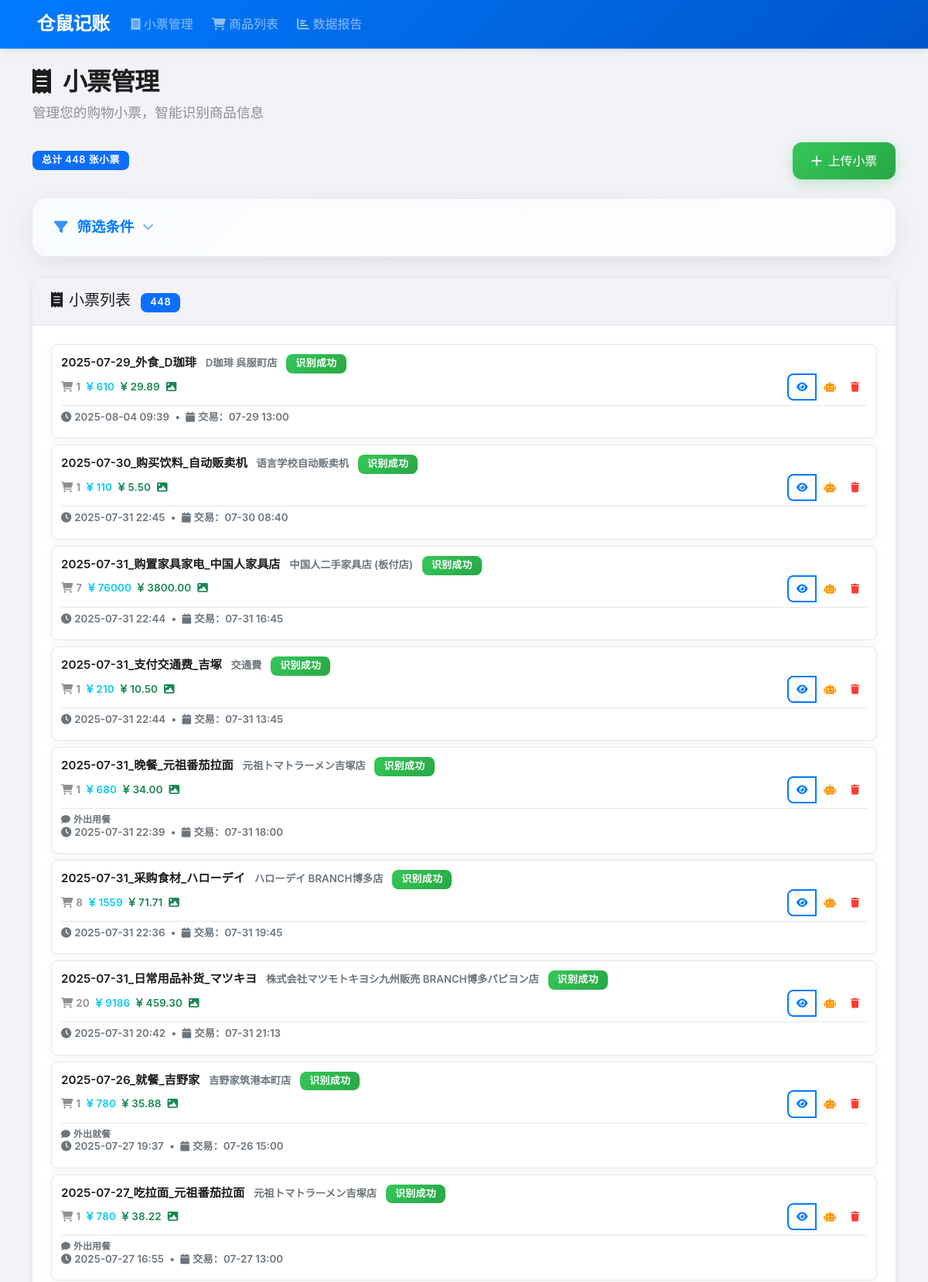
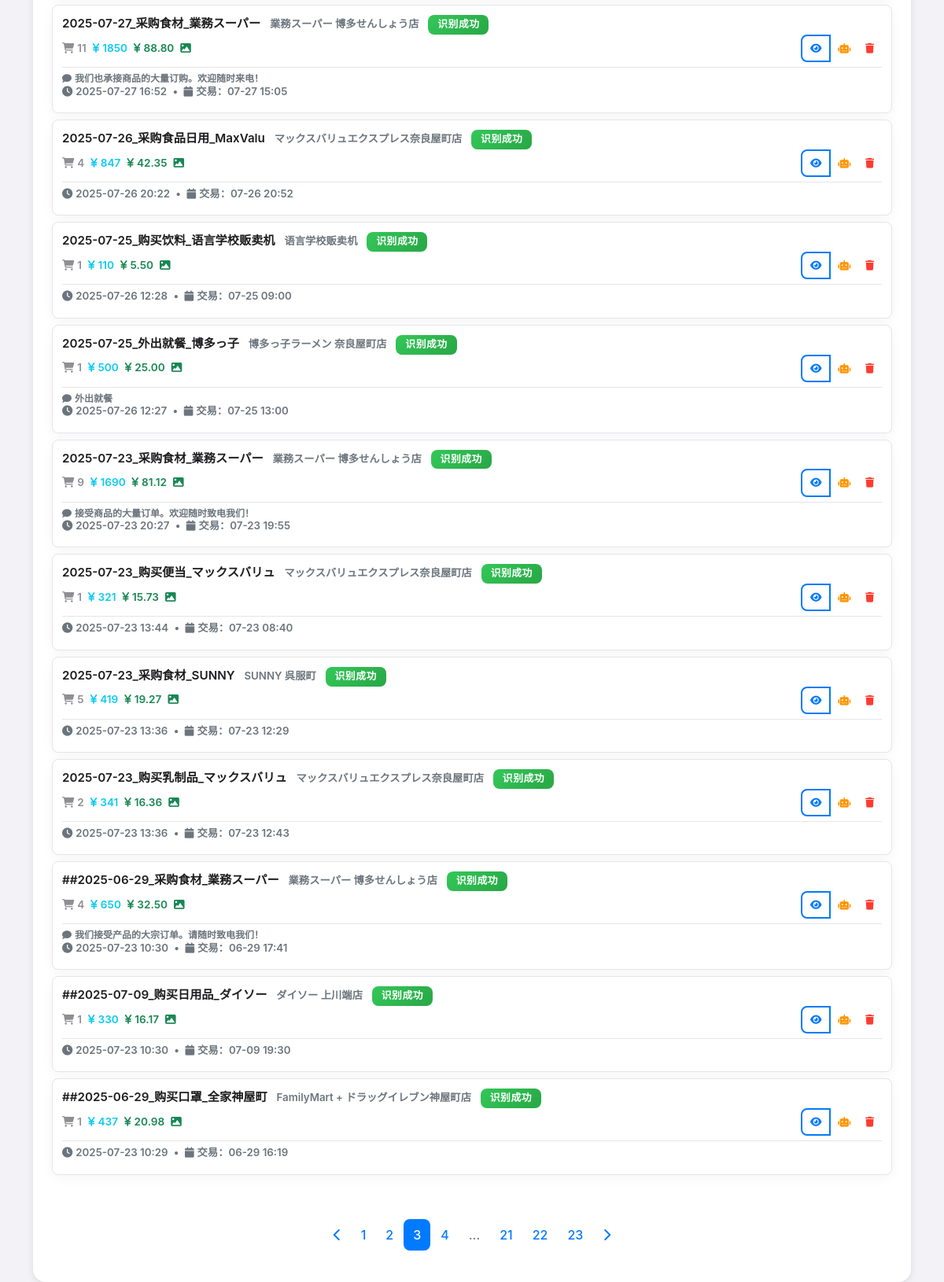
/receipts?page=3&search=&status=&sort_by=created_at&order=desc, run on the app's committed database (2 pictures, top to bottom).
### app/models.py (models this page shows, shortened)
class Receipt(db.Model):
    __tablename__ = "receipts"
    id: Mapped[int] = mapped_column(Integer, primary_key=True)
    name: Mapped[str] = mapped_column(
        String(255), nullable=False, default="未命名小票"
    )  # 将长度扩展到255以支持AI生成的文件名
    image_filename: Mapped[Optional[str]] = mapped_column(String(255), nullable=True)
    text_description: Mapped[Optional[str]] = mapped_column(String, nullable=True)
    notes: Mapped[Optional[str]] = mapped_column(String, nullable=True)
    exchange_rate: Mapped[Optional[float]] = mapped_column(Float, nullable=True)
    store_name: Mapped[Optional[str]] = mapped_column(
        String(100), nullable=True
    )  # 店铺名称
    store_category: Mapped[Optional[str]] = mapped_column(
        String(50), nullable=True
    )  # 店铺分类
    created_at: Mapped[datetime] = mapped_column(DateTime, default=datetime.utcnow)
    transaction_time: Mapped[Optional[datetime]] = mapped_column(
        DateTime, nullable=True
    )
    updated_at: Mapped[datetime] = mapped_column(
        DateTime, default=datetime.utcnow, onupdate=datetime.utcnow
    )
    status: Mapped[RecognitionStatus] = mapped_column(
        Enum(RecognitionStatus), default=RecognitionStatus.PENDING, nullable=False
    )
    items: Mapped[List["Item"]] = relationship(
        "Item", back_populates="receipt", cascade="all, delete-orphan"
    )

### app/frontend.py (the view)
@frontend_bp.route("/receipts")
def receipt_list():
    receipts, pagination = ReceiptService.get_all_receipts(request.args)
    return render_template(
        "receipt_list.html", receipts=receipts, pagination=pagination
    )

### app/templates/receipt_list.html (shortened to what this page needs)
{% extends "base.html" %}
{% block content %}
<div class="mb-4">
    <h1 class="page-title"><i class="fas fa-receipt me-3"></i>小票管理</h1>
    <p class="page-subtitle">管理您的购物小票，智能识别商品信息</p>
    <div class="d-flex justify-content-between align-items-center">
        <div class="d-flex align-items-center">
            <span class="badge bg-primary me-2">总计 {{ pagination.total }} 张小票</span>
        </div>
        <button class="btn btn-success" data-bs-toggle="modal" data-bs-target="#uploadModal">
            <i class="fas fa-plus me-2"></i>上传小票
        </button>
    </div>
</div>
<div class="filter-section">
    <div class="filter-header">
        <button class="filter-toggle-btn" type="button" data-bs-toggle="collapse" data-bs-target="#filterCollapse"
                aria-expanded="false" aria-controls="filterCollapse">
            <i class="fas fa-filter"></i>
            <span>筛选条件</span>
            <i class="fas fa-chevron-down" id="filterToggleIcon"></i>
        </button>
    </div>
</div>
{% if receipts %}
<div class="card">
    <div class="card-header d-flex justify-content-between align-items-center">
        <h5 class="mb-0">
            <i class="fas fa-receipt me-2"></i>小票列表
            <span class="badge bg-primary ms-2">{{ pagination.total }}</span>
        </h5>
    </div>
    <div class="card-body">
        <div class="row g-2" id="receiptGrid">
            {% for receipt in receipts %}
            <div class="col-12">
                <div class="item-compact receipt-item-compact">
                    <div class="item-name-compact">
                        <span class="receipt-title">{{ receipt.name }}</span>
                        {% if receipt.store_name %}
                        <span class="text-muted ms-2 small">{{ receipt.store_name }}</span>
                        {% endif %}
                        <span class="badge bg-{{ 'success' if receipt.status.value == '识别成功'
                                              else 'warning' if receipt.status.value in ['待处理', '正在识别']
                                              else 'danger' }} ms-2">
                            {{ receipt.status.value }}
                        </span>
                    <div class="item-details-compact">
                        <div class="item-price-compact">
                            <span class="stat-item">
                                <i class="fas fa-shopping-cart me-1"></i>{{ receipt.items|length }}
                            </span>
                            {% set total_yen = receipt.items|map(attribute='price_jpy')|select|sum %}
                            {% set total_rmb = receipt.items|map(attribute='price_cny')|select|sum %}
                            {% if total_yen and total_yen > 0 %}
                            <span class="stat-item text-info">
                                <i class="fas fa-yen-sign me-1"></i>{{ "%.0f"|format(total_yen) }}
                            </span>
                            {% endif %}
                            {% if total_rmb and total_rmb > 0 %}
                            <span class="stat-item text-success">
                                <i class="fas fa-rmb me-1"></i>{{ "%.2f"|format(total_rmb) }}
                            </span>
                            {% endif %}
                            <span class="stat-item">
                                {% if receipt.image_filename %}
                                <i class="fas fa-image text-success me-1"></i>
                                {% else %}
                                <i class="fas fa-file-text text-muted me-1"></i>
                                {% endif %}
                            </span>
                        </div>
                        <div class="btn-group btn-group-sm">
                            <a href="{{ url_for('frontend.receipt_detail', receipt_id=receipt.id) }}"
                               class="btn btn-outline-primary" title="查看详情">
                                <i class="fas fa-eye"></i>
                            </a>
                            <button class="btn btn-outline-warning"
                                    onclick="reprocessReceipt({{ receipt.id }})" title="重新识别">
                                <i class="fas fa-robot"></i>
                            </button>
                            <button class="btn btn-outline-danger"
                                    onclick="deleteReceipt({{ receipt.id }})" title="删除">
                                <i class="fas fa-trash"></i>
                            </button>
                        </div>
                    </div>
                    <div class="receipt-meta-compact">
                        {% if receipt.notes %}
                        <div class="receipt-notes-compact text-muted">
                            <i class="fas fa-comment me-1"></i>{{ receipt.notes[:30] }}{% if receipt.notes|length > 30 %}...{% endif %}
                        </div>
                        {% endif %}
                    </div>
                    <div class="receipt-source-compact">
                        <div class="small text-muted">
                            <i class="fas fa-clock me-1"></i>{{ receipt.created_at.strftime('%Y-%m-%d %H:%M') }}
                            {% if receipt.transaction_time %}
                            <span class="mx-1">•</span>
                            <i class="fas fa-calendar me-1"></i>交易：{{ receipt.transaction_time.strftime('%m-%d %H:%M') }}
                            {% endif %}
                        </div>
                    </div>
                </div>
            </div>
            {% endfor %}
        </div>
{% if pagination.pages > 1 %}
<div class="d-flex justify-content-center mt-4">
    <nav aria-label="小票列表分页" id="paginationNav">
        <ul class="pagination">
            {% if pagination.page > 1 %}
            <li class="page-item">
                <a class="page-link" href="{{ url_for('frontend.receipt_list',
                    page=pagination.page-1,
                    search=request.args.get('search', ''),
                    status=request.args.get('status', ''),
                    sort_by=request.args.get('sort_by', 'created_at'),
                    order=request.args.get('order', 'desc')) }}">
                    <i class="fas fa-chevron-left"></i>
                </a>
            </li>
            {% endif %}
            {% for page_num in range(1, pagination.pages + 1) %}
                {% if page_num == pagination.page %}
                <li class="page-item active">
                    <span class="page-link">{{ page_num }}</span>
                </li>
                {% elif page_num <= 3 or page_num > pagination.pages - 3 or (page_num >= pagination.page - 1 and page_num <= pagination.page + 1) %}
                <li class="page-item">
                    <a class="page-link" href="{{ url_for('frontend.receipt_list',
                        page=page_num,
                        search=request.args.get('search', ''),
                        status=request.args.get('status', ''),
                        sort_by=request.args.get('sort_by', 'created_at'),
                        order=request.args.get('order', 'desc')) }}">{{ page_num }}</a>
                </li>
                {% elif page_num == 4 or page_num == pagination.pages - 3 %}
                <li class="page-item disabled">
                    <span class="page-link">...</span>
                </li>
                {% endif %}
            {% endfor %}
            {% if pagination.page < pagination.pages %}
            <li class="page-item">
                <a class="page-link" href="{{ url_for('frontend.receipt_list',
                    page=pagination.page+1,
                    search=request.args.get('search', ''),
                    status=request.args.get('status', ''),
                    sort_by=request.args.get('sort_by', 'created_at'),
                    order=request.args.get('order', 'desc')) }}">
                    <i class="fas fa-chevron-right"></i>
                </a>
            </li>
            {% endif %}
        </ul>
    </nav>
</div>
{% endif %}
    </div>
</div>
{% endif %}
{% endblock %}

### data on the page
Receipt: name "2025-07-29_外食_D珈琲", store_name "D珈琲 呉服町店", status.value "识别成功", items|length "1", total_yen "610", total_rmb "29.89", created_at "2025-08-04 09:39", transaction_time "07-29 13:00"
Receipt: name "2025-07-30_购买饮料_自动贩卖机", store_name "语言学校自动贩卖机", status.value "识别成功", items|length "1", total_yen "110", total_rmb "5.50", created_at "2025-07-31 22:45", transaction_time "07-30 08:40"
Receipt: name "2025-07-31_购置家具家电_中国人家具店", store_name "中国人二手家具店 (板付店)", status.value "识别成功", items|length "7", total_yen "76000", total_rmb "3800.00", created_at "2025-07-31 22:44", transaction_time "07-31 16:45"
Receipt: name "2025-07-31_支付交通费_吉塚", store_name "交通費", status.value "识别成功", items|length "1", total_yen "210", total_rmb "10.50", created_at "2025-07-31 22:44", transaction_time "07-31 13:45"
Receipt: name "2025-07-31_晚餐_元祖番茄拉面", store_name "元祖トマトラーメン吉塚店", status.value "识别成功", items|length "1", total_yen "680", total_rmb "34.00", notes "外出用餐", created_at "2025-07-31 22:39", transaction_time "07-31 18:00"
Receipt: name "2025-07-31_采购食材_ハローデイ", store_name "ハローデイ BRANCH博多店", status.value "识别成功", items|length "8", total_yen "1559", total_rmb "71.71", created_at "2025-07-31 22:36", transaction_time "07-31 19:45"
Receipt: name "2025-07-31_日常用品补货_マツキヨ", store_name "株式会社マツモトキヨシ九州販売 BRANCH博多パピヨン店", status.value "识别成功", items|length "20", total_yen "9186", total_rmb "459.30", created_at "2025-07-31 20:42", transaction_time "07-31 21:13"
Receipt: name "2025-07-26_就餐_吉野家", store_name "吉野家筑港本町店", status.value "识别成功", items|length "1", total_yen "780", total_rmb "35.88", notes "外出就餐", created_at "2025-07-27 19:37", transaction_time "07-26 15:00"
Receipt: name "2025-07-27_吃拉面_元祖番茄拉面", store_name "元祖トマトラーメン吉塚店", status.value "识别成功", items|length "1", total_yen "780", total_rmb "38.22", notes "外出用餐", created_at "2025-07-27 16:55", transaction_time "07-27 13:00"
Receipt: name "2025-07-27_采购食材_業務スーパー", store_name "業務スーパー 博多せんしょう店", status.value "识别成功", items|length "11", total_yen "1850", total_rmb "88.80", notes "我们也承接商品的大量订购。欢迎随时来电！", created_at "2025-07-27 16:52", transaction_time "07-27 15:05"
Receipt: name "2025-07-26_采购食品日用_MaxValu", store_name "マックスバリュエクスプレス奈良屋町店", status.value "识别成功", items|length "4", total_yen "847", total_rmb "42.35", created_at "2025-07-26 20:22", transaction_time "07-26 20:52"
Receipt: name "2025-07-25_购买饮料_语言学校贩卖机", store_name "语言学校贩卖机", status.value "识别成功", items|length "1", total_yen "110", total_rmb "5.50", created_at "2025-07-26 12:28", transaction_time "07-25 09:00"
Receipt: name "2025-07-25_外出就餐_博多っ子", store_name "博多っ子ラーメン 奈良屋町店", status.value "识别成功", items|length "1", total_yen "500", total_rmb "25.00", notes "外出就餐", created_at "2025-07-26 12:27", transaction_time "07-25 13:00"
Receipt: name "2025-07-23_采购食材_業務スーパー", store_name "業務スーパー 博多せんしょう店", status.value "识别成功", items|length "9", total_yen "1690", total_rmb "81.12", notes "接受商品的大量订单。欢迎随时致电我们！", created_at "2025-07-23 20:27", transaction_time "07-23 19:55"
Receipt: name "2025-07-23_购买便当_マックスバリュ", store_name "マックスバリュエクスプレス奈良屋町店", status.value "识别成功", items|length "1", total_yen "321", total_rmb "15.73", created_at "2025-07-23 13:44", transaction_time "07-23 08:40"
Receipt: name "2025-07-23_采购食材_SUNNY", store_name "SUNNY 呉服町", status.value "识别成功", items|length "5", total_yen "419", total_rmb "19.27", created_at "2025-07-23 13:36", transaction_time "07-23 12:29"
Receipt: name "2025-07-23_购买乳制品_マックスバリュ", store_name "マックスバリュエクスプレス奈良屋町店", status.value "识别成功", items|length "2", total_yen "341", total_rmb "16.36", created_at "2025-07-23 13:36", transaction_time "07-23 12:43"
Receipt: name "##2025-06-29_采购食材_業務スーパー", store_name "業務スーパー 博多せんしょう店", status.value "识别成功", items|length "4", total_yen "650", total_rmb "32.50", notes "我们接受产品的大宗订单。请随时致电我们！", created_at "2025-07-23 10:30", transaction_time "06-29 17:41"
Receipt: name "##2025-07-09_购买日用品_ダイソー", store_name "ダイソー 上川端店", status.value "识别成功", items|length "1", total_yen "330", total_rmb "16.17", created_at "2025-07-23 10:30", transaction_time "07-09 19:30"
Receipt: name "##2025-06-29_购买口罩_全家神屋町", store_name "FamilyMart + ドラッグイレブン神屋町店", status.value "识别成功", items|length "1", total_yen "437", total_rmb "20.98", created_at "2025-07-23 10:29", transaction_time "06-29 16:19"

### other printed values
{{ pagination.total }} "448"
{{ page_num }} "1" "2" "4" "21" "22" "23"
{{ page_num }} "3"
